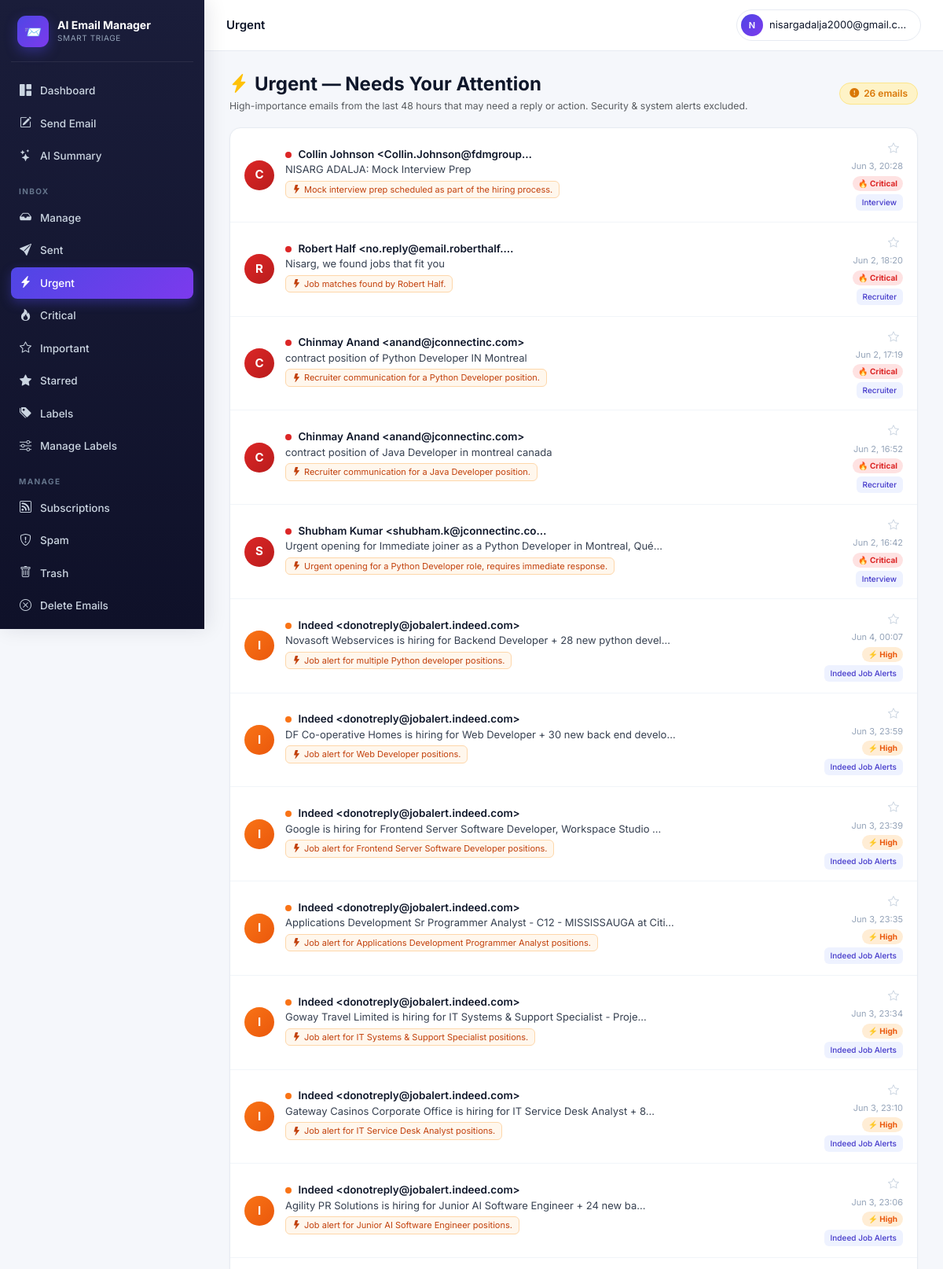
Page /accounts/action-needed/ (signed in, upper part) on the committed database.
### accounts/models.py (models this page shows, shortened)
class ClassifiedEmail(models.Model):
    user            = models.ForeignKey(User, on_delete=models.CASCADE, related_name="classified_emails")
    gmail_id        = models.CharField(max_length=64)
    thread_id       = models.CharField(max_length=64, blank=True)
    subject         = models.CharField(max_length=500, blank=True)
    sender          = models.CharField(max_length=300, blank=True)
    sender_email    = models.CharField(max_length=200, blank=True)
    snippet         = models.TextField(blank=True)
    received_at     = models.DateTimeField(null=True, blank=True)
    category        = models.ForeignKey(EmailCategory, on_delete=models.SET_NULL, null=True, blank=True)
    custom_category = models.ForeignKey(UserCustomCategory, on_delete=models.SET_NULL, null=True, blank=True)
    importance      = models.IntegerField(default=3)
    is_urgent       = models.BooleanField(default=False)
    is_event        = models.BooleanField(default=False)
    event_when      = models.CharField(max_length=120, blank=True)
    reason          = models.TextField(blank=True)
    action_taken    = models.CharField(max_length=16, default="kept")
    unsubscribe_url = models.URLField(max_length=1000, blank=True)
    classified_at   = models.DateTimeField(auto_now_add=True)
    class Meta:
        unique_together = [("user", "gmail_id")]
        indexes = [models.Index(fields=["user", "-received_at"])]

class EmailCategory(models.Model):
    slug         = models.SlugField(max_length=64, unique=True)
    name         = models.CharField(max_length=120)
    short_label  = models.CharField(max_length=32)
    group        = models.CharField(max_length=64)
    description  = models.TextField(blank=True)
    default_tier = models.CharField(max_length=16, choices=TIER_CHOICES, default="normal")

class UserCustomCategory(models.Model):
    user        = models.ForeignKey(User, on_delete=models.CASCADE, related_name="custom_categories")
    name        = models.CharField(max_length=100)
    slug        = models.SlugField(max_length=100)
    description = models.TextField(blank=True, help_text="Describe what kinds of emails belong here")
    created_at  = models.DateTimeField(auto_now_add=True)
    class Meta:
        unique_together = [("user", "slug")]

### accounts/views.py (the view)
# urls.py: path("action-needed/",    views.action_needed_view, name="action_needed"),
@login_required
def action_needed_view(request):
    from django.utils import timezone
    from datetime import timedelta
    from django.db.models import Q
    SKIP_GROUPS = {"Security", "Notifications", "System", "Spam", "Marketing", "Delivery"}
    cutoff = timezone.now() - timedelta(hours=48)
    emails = (
        ClassifiedEmail.objects
        .filter(user=request.user, received_at__gte=cutoff)
        .filter(Q(is_urgent=True) | Q(importance__gte=4))
        .exclude(category__group__in=SKIP_GROUPS)
        .select_related("category", "custom_category")
        .order_by("-importance", "-received_at")[:60]
    )
    return render(request, "action_needed.html", {"emails": emails})

### accounts/context_processors.py (called while the page is built)
def active_job(request):
    if not request.user.is_authenticated:
        return {}
    job = (ClassificationJob.objects
           .filter(user=request.user, status__in=["pending", "running"])
           .order_by("-id").first())
    return {"global_active_job": job}

### templates/action_needed.html (shortened to what this page needs)
{% extends "base.html" %}{% block title %}Urgent{% endblock %}
{% block topbar_title %}Urgent{% endblock %}
{% block body %}
<div class="an-header">
  <div>
    <h4 class="mb-1 fw-bold" style="color:#0f172a">
      <i class="bi bi-lightning-charge-fill text-warning me-2"></i>Urgent — Needs Your Attention
    </h4>
    <p class="text-muted small mb-0">High-importance emails from the last 48 hours that may need a reply or action. Security &amp; system alerts excluded.</p>
  </div>
  {% if emails %}
    <span class="an-count"><i class="bi bi-exclamation-circle-fill"></i>{{ emails|length }} email{{ emails|length|pluralize }}</span>
  {% endif %}
</div>
<div class="card-modern p-0">
  <ul class="elist">
    {% for e in emails %}
      <li class="elist-item" onclick="window.location='{% url 'email_detail' e.gmail_id %}?back=action_needed'">
        <div class="elist-avatar" style="background:{% if e.importance >= 5 %}linear-gradient(135deg,#dc2626,#b91c1c){% else %}linear-gradient(135deg,#f97316,#ea580c){% endif %}">
          {{ e.sender|slice:":1"|upper }}
        </div>
        <div class="elist-body" style="min-width:0">
          <div class="elist-sender">
            <span class="imp-dot {% if e.importance >= 5 %}imp-5{% else %}imp-4{% endif %}"></span>
            {{ e.sender|truncatechars:40 }}
          </div>
          <div class="elist-subject">{{ e.subject|truncatechars:75 }}</div>
          {% if e.reason %}
            <span class="reason-chip" title="{{ e.reason }}">
              <i class="bi bi-lightning-fill me-1"></i>{{ e.reason|truncatechars:90 }}
            </span>
          {% elif e.snippet %}
            <div class="snippet-text">{{ e.snippet|truncatechars:150 }}</div>
          {% endif %}
        </div>
        <div class="an-meta">
          <button class="star-btn" data-mid="{{ e.gmail_id }}" data-starred="0" onclick="toggleStar(event,this)" title="Star this email"><i class="bi bi-star"></i></button>
          <span class="an-time local-ts" data-ts="{{ e.received_at|date:'c' }}">{{ e.received_at|date:"M d, H:i" }}</span>
          {% if e.importance >= 5 %}
            <span class="an-badge-imp badge-imp-5">🔥 Critical</span>
          {% else %}
            <span class="an-badge-imp badge-imp-4">⚡ High</span>
          {% endif %}
          {% if e.category %}
            <span class="badge-cat" style="font-size:10px">{{ e.category.short_label }}</span>
          {% elif e.custom_category %}
            <span class="badge-cat" style="font-size:10px">{{ e.custom_category.name }}</span>
          {% endif %}
        </div>
      </li>
    {% empty %}
      <li class="an-empty">
        <div><i class="bi bi-check-circle-fill text-success d-block mb-2" style="font-size:2.5rem"></i></div>
        <strong>All clear — no urgent emails in the last 48 hours</strong>
        <p class="small mt-1 mb-0 text-muted">High-importance emails needing your action will show up here.</p>
      </li>
    {% endfor %}
  </ul>
</div>
{% endblock %}

### templates/base.html (shortened to what this page needs)
{% load static %}
<!doctype html>
<html lang="en">
<head>
<link href="https://cdn.jsdelivr.net/npm/bootstrap@5.3.3/dist/css/bootstrap.min.css" rel="stylesheet">
<link href="https://cdn.jsdelivr.net/npm/bootstrap-icons@1.11.3/font/bootstrap-icons.css" rel="stylesheet">
</head>
<body>
<div class="app-shell">
  <aside class="sidebar" id="sidebar">
    <div class="brand">
      <div class="brand-logo">📨</div>
      <div>
        <div class="brand-name">AI Email Manager</div>
        <div class="brand-sub">Smart triage</div>
      </div>
    </div>
    <nav>
      <a class="side-link {% if request.resolver_match.url_name == 'dashboard' %}active{% endif %}" href="{% url 'dashboard' %}">
        <i class="bi bi-grid-1x2-fill"></i> Dashboard
      </a>
      <button class="side-link" style="background:none;border:none;width:100%;cursor:pointer;text-align:left"
              onclick="openComposeModal()">
        <i class="bi bi-pencil-square"></i> Send Email
      </button>
      <a class="side-link {% if request.resolver_match.url_name == 'email_summary' %}active{% endif %}" href="{% url 'email_summary' %}">
        <i class="bi bi-stars"></i> AI Summary
      </a>
      <div class="side-section">Inbox</div>
      <a class="side-link {% if request.resolver_match.url_name == 'manage_emails' %}active{% endif %}" href="{% url 'manage_emails' %}">
        <i class="bi bi-inbox-fill"></i> Manage
      </a>
      <a class="side-link {% if request.resolver_match.url_name == 'sent' %}active{% endif %}" href="{% url 'sent' %}">
        <i class="bi bi-send-fill"></i> Sent
      </a>
      <a class="side-link {% if request.resolver_match.url_name == 'action_needed' %}active{% endif %}" href="{% url 'action_needed' %}">
        <i class="bi bi-lightning-charge-fill"></i> Urgent
      </a>
      <a class="side-link {% if request.resolver_match.url_name == 'urgent' %}active{% endif %}" href="{% url 'urgent' %}">
        <i class="bi bi-fire"></i> Critical
      </a>
      <a class="side-link {% if request.resolver_match.url_name == 'important' %}active{% endif %}" href="{% url 'important' %}">
        <i class="bi bi-star"></i> Important
      </a>
      <a class="side-link {% if request.resolver_match.url_name == 'starred' %}active{% endif %}" href="{% url 'starred' %}">
        <i class="bi bi-star-fill"></i> Starred
      </a>
      <a class="side-link {% if request.resolver_match.url_name == 'labels' %}active{% endif %}" href="{% url 'labels' %}">
        <i class="bi bi-tags-fill"></i> Labels
      </a>
      <a class="side-link {% if request.resolver_match.url_name == 'manage_labels' %}active{% endif %}" href="{% url 'manage_labels' %}">
        <i class="bi bi-sliders"></i> Manage Labels
      </a>
      <div class="side-section">Manage</div>
      <a class="side-link {% if request.resolver_match.url_name == 'subscriptions' %}active{% endif %}" href="{% url 'subscriptions' %}">
        <i class="bi bi-rss"></i> Subscriptions
      </a>
      <a class="side-link {% if request.resolver_match.url_name == 'spam' %}active{% endif %}" href="{% url 'spam' %}">
        <i class="bi bi-shield-exclamation"></i> Spam
      </a>
      <a class="side-link {% if request.resolver_match.url_name == 'trash' %}active{% endif %}" href="{% url 'trash' %}">
        <i class="bi bi-trash"></i> Trash
      </a>
      <a class="side-link {% if request.resolver_match.url_name == 'delete_emails' %}active{% endif %}" href="{% url 'delete_emails' %}">
        <i class="bi bi-x-circle"></i> Delete Emails
      </a>
      <div class="side-section">Settings</div>
    </nav>
  </aside>
  <div class="main-wrap">
    <header class="topbar">
      <div class="topbar-left">
        <div class="topbar-title">{% block topbar_title %}{% endblock %}</div>
      </div>
      <div class="topbar-right">
        <div class="dropdown">
          <button class="user-chip dropdown-toggle" data-bs-toggle="dropdown" aria-expanded="false">
            <span class="user-avatar">{{ user.email|slice:":1"|upper }}</span>
            <span class="d-none d-sm-inline" style="max-width:180px;overflow:hidden;text-overflow:ellipsis;white-space:nowrap">{{ user.email }}</span>
          </button>
        </div>
      </div>
    </header>
    <main class="main">
      {% block body %}{% endblock %}
    </main>
  </div>
</div>
</body>
</html>

### templates/base.html (style rules this page uses)
:root { --bg:#f5f7fb;--surface:#fff;--border:#e7ebf2; --text:#0f172a;--muted:#64748b; --primary:#4f46e5;--primary-2:#4338ca;--primary-light:#eef2ff; --critical:#dc2626;--important:#f59e0b;--normal:#3b82f6;--low:#94a3b8;--ignore:#475569; --gradient:linear-gradient(135deg,#667eea 0%,#764ba2 100%); --gradient-2:linear-gradient(135deg,#4f46e5 0%,#7c3aed 100%); --sidebar-w:260px; }
* { box-sizing:border-box }
html,body { margin:0;padding:0 }
body { font-family:'Inter',-apple-system,BlinkMacSystemFont,'Segoe UI',sans-serif;background:var(--bg);color:var(--text);font-size:14px;line-height:1.5;-webkit-font-smoothing:antialiased }
.app-shell { display:flex;min-height:100vh }
.sidebar { width:var(--sidebar-w);background:linear-gradient(180deg,#1a1d3a 0%,#0f1129 100%);color:#cbd5e1;padding:20px 14px 60px;flex-shrink:0;position:fixed;top:0;left:0;height:100vh;overflow-y:auto;-webkit-overflow-scrolling:touch;overscroll-behavior:contain;z-index:200;transition:transform .25s ease;box-shadow:4px 0 24px rgba(15,23,42,.1) }
.main-wrap { flex:1;min-width:0;background:var(--bg);margin-left:var(--sidebar-w);transition:margin-left .25s ease }
.brand { display:flex;align-items:center;gap:11px;padding:0 8px 18px;border-bottom:1px solid rgba(255,255,255,.08);margin-bottom:16px }
.brand-logo { width:40px;height:40px;background:var(--gradient-2);border-radius:11px;display:grid;place-items:center;font-size:18px;flex-shrink:0;box-shadow:0 6px 16px rgba(79,70,229,.4) }
.brand-name { color:#fff;font-weight:700;font-size:14px;line-height:1.2 }
.brand-sub { color:#94a3b8;font-size:10px;letter-spacing:.06em;text-transform:uppercase;margin-top:1px }
.side-section { color:#64748b;font-size:10px;letter-spacing:.14em;text-transform:uppercase;padding:16px 10px 6px;font-weight:700 }
.side-link { display:flex;align-items:center;gap:10px;color:#cbd5e1;text-decoration:none;padding:9px 10px;border-radius:8px;font-size:13.5px;font-weight:500;transition:all .15s;margin-bottom:1px }
.side-link i { font-size:15px;width:17px;text-align:center;flex-shrink:0 }
.side-link.active { background:var(--gradient-2);color:#fff;box-shadow:0 5px 14px rgba(79,70,229,.38) }
.topbar { display:flex;align-items:center;justify-content:space-between;background:#fff;border-bottom:1px solid var(--border);padding:12px 28px;position:sticky;top:0;z-index:100;gap:12px }
.topbar-left { display:flex;align-items:center;gap:14px }
.topbar-title { font-weight:600;font-size:15px;color:var(--text) }
.topbar-right { display:flex;align-items:center;gap:10px }
.user-chip { display:flex;align-items:center;gap:8px;background:#fff;border:1px solid var(--border);padding:5px 12px 5px 5px;border-radius:30px;cursor:pointer;font-size:13px;color:var(--text);transition:all .15s }
.user-chip::after { display:none }
.user-avatar { width:28px;height:28px;border-radius:50%;background:var(--gradient-2);color:#fff;font-weight:600;display:grid;place-items:center;font-size:11px;flex-shrink:0 }
.main { padding:28px 32px;max-width:1400px }
.card-modern { background:#fff;border:1px solid var(--border);border-radius:14px;padding:22px;box-shadow:0 1px 3px rgba(15,23,42,.04) }
.elist { list-style:none;margin:0;padding:0 }
.elist-item { display:flex;align-items:center;gap:14px;padding:14px 18px;border-bottom:1px solid #f1f5f9;cursor:pointer;transition:background .13s;text-decoration:none;color:inherit }
.elist-avatar { width:38px;height:38px;border-radius:50%;display:grid;place-items:center;font-weight:700;font-size:15px;flex-shrink:0;text-transform:uppercase;color:#fff }
.elist-body { flex:1;min-width:0 }
.elist-sender { font-weight:600;font-size:13.5px;color:#0f172a;line-height:1.3;white-space:nowrap;overflow:hidden;text-overflow:ellipsis }
.elist-subject { font-size:13px;color:#374151;margin-top:1px;white-space:nowrap;overflow:hidden;text-overflow:ellipsis }
.badge-cat { background:#eef2ff;color:#4338ca;font-weight:500;font-size:11px;padding:3px 8px;border-radius:6px;display:inline-block }
.star-btn { background:transparent;border:none;cursor:pointer;padding:4px 5px;border-radius:6px;color:#cbd5e1;line-height:1;transition:color .15s,transform .15s;flex-shrink:0 }

### rows in the picture
ClassifiedEmail: sender "C", importance 5 (drawn), sender "Collin Johnson <Collin.Johnson@fdmgroup…", subject "NISARG ADALJA: Mock Interview Prep", reason "Mock interview prep scheduled as part of the hiring process.", category.short_label "Interview"
ClassifiedEmail: sender "R", importance 5 (drawn), sender "Robert Half <no.reply@email.roberthalf.…", subject "Nisarg, we found jobs that fit you", reason "Job matches found by Robert Half.", category.short_label "Recruiter"
ClassifiedEmail: sender "C", importance 5 (drawn), sender "Chinmay Anand <anand@jconnectinc.com>", subject "contract position of Python Developer IN Montreal", reason "Recruiter communication for a Python Developer position.", category.short_label "Recruiter"
ClassifiedEmail: sender "C", importance 5 (drawn), sender "Chinmay Anand <anand@jconnectinc.com>", subject "contract position of Java Developer in montreal canada", reason "Recruiter communication for a Java Developer position.", category.short_label "Recruiter"
ClassifiedEmail: sender "S", importance 5 (drawn), sender "Shubham Kumar <shubham.k@jconnectinc.co…", subject "Urgent opening for Immediate joiner as a Python Developer in Montreal, Qué…", reason "Urgent opening for a Python Developer role, requires immediate response.", category.short_label "Interview"
ClassifiedEmail: sender "I", importance 4 (drawn), sender "Indeed <donotreply@jobalert.indeed.com>", subject "Novasoft Webservices is hiring for Backend Developer + 28 new python devel…", reason "Job alert for multiple Python developer positions.", custom_category.name "Indeed Job Alerts"
ClassifiedEmail: sender "I", importance 4 (drawn), sender "Indeed <donotreply@jobalert.indeed.com>", subject "DF Co-operative Homes is hiring for Web Developer + 30 new back end develo…", reason "Job alert for Web Developer positions.", custom_category.name "Indeed Job Alerts"
ClassifiedEmail: sender "I", importance 4 (drawn), sender "Indeed <donotreply@jobalert.indeed.com>", subject "Google is hiring for Frontend Server Software Developer, Workspace Studio …", reason "Job alert for Frontend Server Software Developer positions.", custom_category.name "Indeed Job Alerts"
ClassifiedEmail: sender "I", importance 4 (drawn), sender "Indeed <donotreply@jobalert.indeed.com>", subject "Applications Development Sr Programmer Analyst - C12 - MISSISSAUGA at Citi…", reason "Job alert for Applications Development Programmer Analyst positions.", custom_category.name "Indeed Job Alerts"
ClassifiedEmail: sender "I", importance 4 (drawn), sender "Indeed <donotreply@jobalert.indeed.com>", subject "Goway Travel Limited is hiring for IT Systems & Support Specialist - Proje…", reason "Job alert for IT Systems & Support Specialist positions.", custom_category.name "Indeed Job Alerts"
ClassifiedEmail: sender "I", importance 4 (drawn), sender "Indeed <donotreply@jobalert.indeed.com>", subject "Gateway Casinos Corporate Office is hiring for IT Service Desk Analyst + 8…", reason "Job alert for IT Service Desk Analyst positions.", custom_category.name "Indeed Job Alerts"
ClassifiedEmail: sender "I", importance 4 (drawn), sender "Indeed <donotreply@jobalert.indeed.com>", subject "Agility PR Solutions is hiring for Junior AI Software Engineer + 24 new ba…", reason "Job alert for Junior AI Software Engineer positions.", custom_category.name "Indeed Job Alerts"

### other values in the picture
{{ user.email|slice:":1"|upper }} "N"
{{ user.email }} "nisargadalja2000@gmail.c…"
{{ emails|length }} "26"
